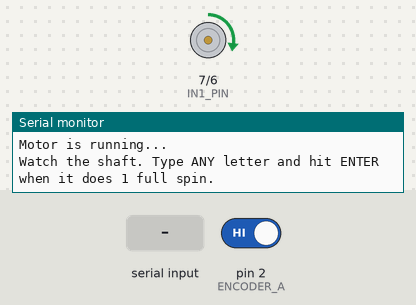
Bench run of a sketch on a simulated Arduino Uno, built with avr-gcc and run on an emulated ATmega328P. On the bench: motor-driver pin pairs drawn as motors (green arrow = first pin HIGH = forward, orange = second pin HIGH = backward, longer = more drive, scaled by the enable pin), the last lines printed to the serial monitor. The inputs (shaded band) are chosen by the test bench; at power-on: pin 2 (ENCODER_A) HIGH.

Above: at 1.2 s.
1.3 s: "1" received over Serial
At 2.5 s:
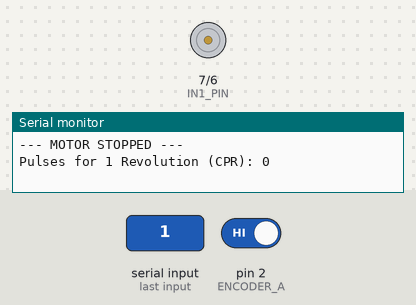
Timing chart, 0 to 4.3 s (numbered marks = the images above; inputs shaded):
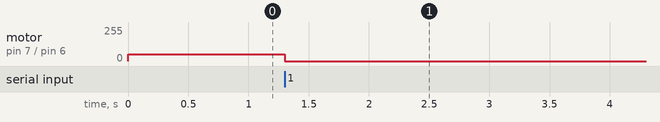

Measured:
- after the input at 1.3 s, motor on pin 7 (IN1_PIN) / pin 6 (IN2_PIN): forward 50/255 → stopped at once

The sketch:

PPREstimation.ino
```cpp
// --- MOTOR & L298N PINS ---
const int PWM_PIN = 5;  // PWM speed control (Must be a squiggly '~' pin)
const int IN1_PIN = 7;  // Direction Pin 1
const int IN2_PIN = 6;  // Direction Pin 2

// --- Encoder Pins ---
const int ENCODER_A = 2; // Hardware Interrupt Pin
const int ENCODER_B = 3;

volatile long pulseCount = 0;
bool isRunning = true;

void setup() {
  // Start serial communication
  Serial.begin(9600);

  // Set motor pins as outputs
  pinMode(PWM_PIN, OUTPUT);
  pinMode(IN1_PIN, OUTPUT);
  pinMode(IN2_PIN, OUTPUT);

  // Set encoder pins as inputs with internal pull-up resistors
  pinMode(ENCODER_A, INPUT_PULLUP);
  pinMode(ENCODER_B, INPUT_PULLUP);

  // Attach the Hardware Interrupt
  // Every time Pin 2 goes from LOW to HIGH (RISING edge), it runs countPulse()
  attachInterrupt(digitalPinToInterrupt(ENCODER_A), countPulse, RISING);

  // Start the motor at a slow, observable speed
  digitalWrite(IN1_PIN, HIGH);
  digitalWrite(IN2_PIN, LOW);
  analogWrite(PWM_PIN, 50); // Speed: 100 out of 255

  Serial.println("Motor is running...");
  Serial.println("Watch the shaft. Type ANY letter and hit ENTER when it does 1 full spin.");
}

void loop() {
  // Check if you typed something into the Serial Monitor
  if (Serial.available() > 0 && isRunning == true) {

    // 1. Instantly stop the motor
    analogWrite(PWM_PIN, 0);
    digitalWrite(IN1_PIN, LOW);
    digitalWrite(IN2_PIN, LOW);

    // 2. Print the exact count
    Serial.println("\n--- MOTOR STOPPED ---");
    Serial.print("Pulses for 1 Revolution (CPR): ");
    Serial.println(pulseCount);

    // 3. Clear the serial buffer and lock the code so it doesn't run again
    while(Serial.available() > 0) {
      Serial.read();

    }
    isRunning = false;
  }
}

// --- Interrupt Service Routine (ISR) ---
// This function interrupts the main code for a microsecond every time the encoder clicks
void countPulse() {
  pulseCount++;
}
```
